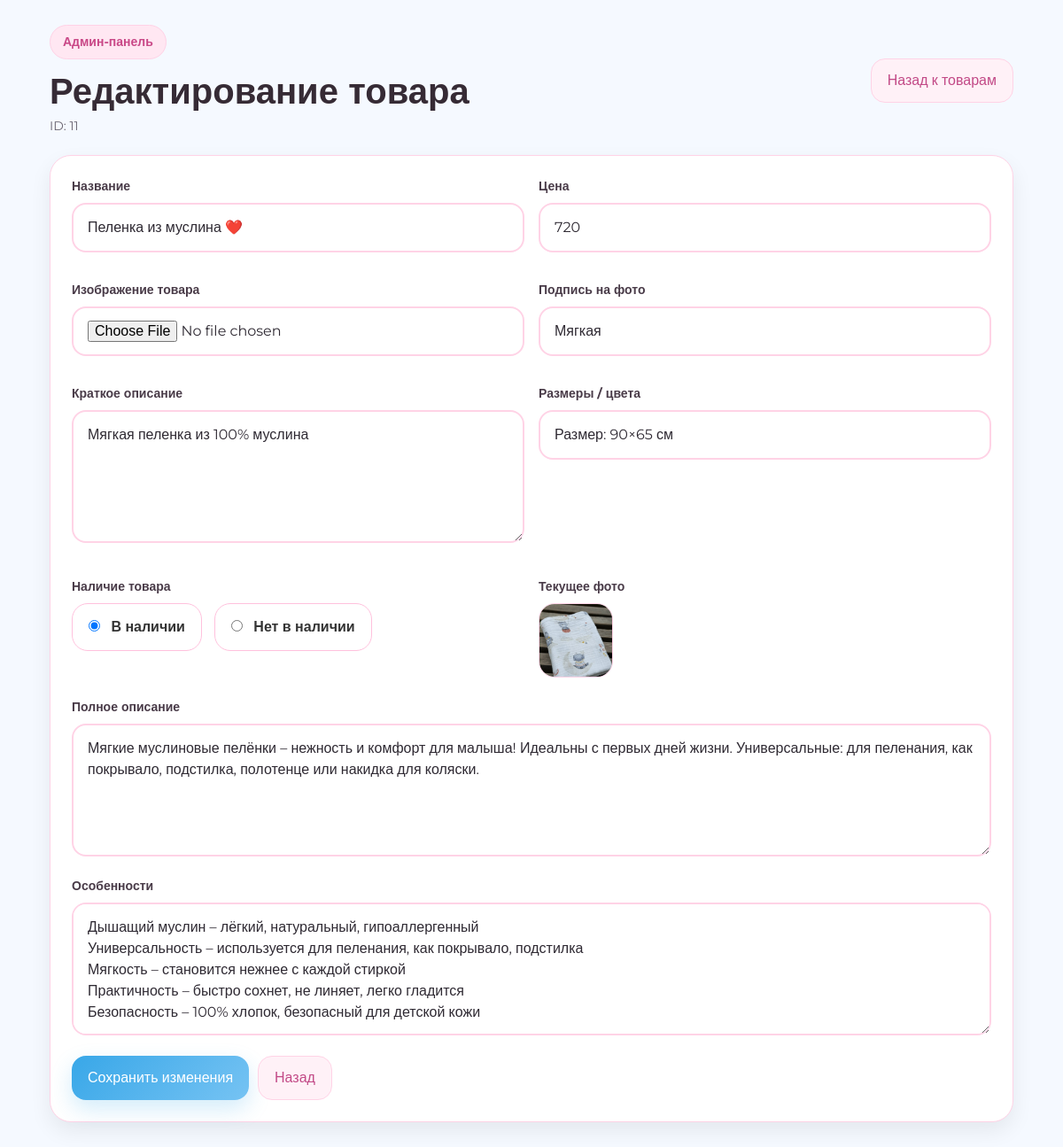
The app's page /admin/edit-product.php?id=11 (signed in), older data.
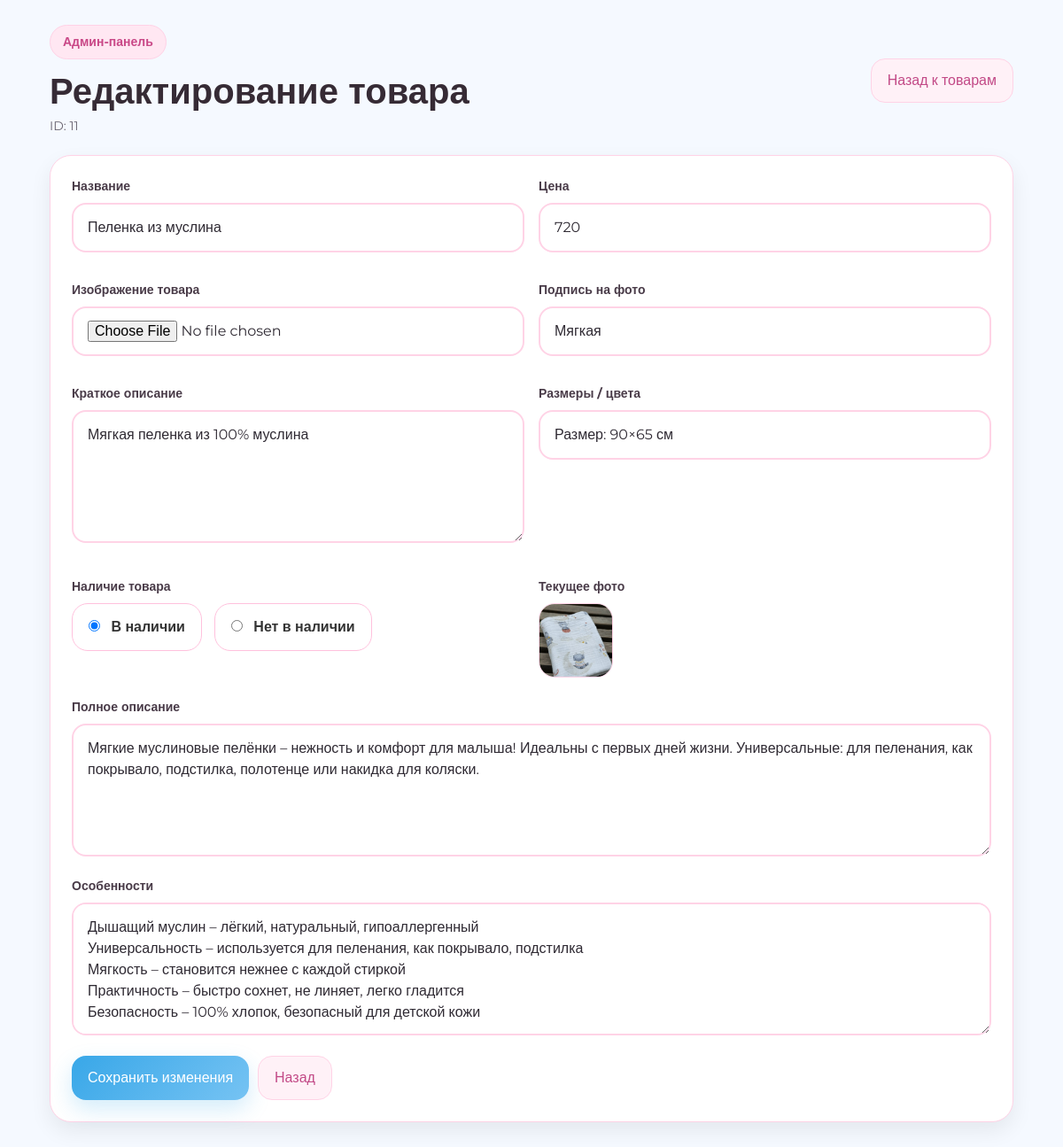
The same page, newer data.
### tables this page shows
CREATE TABLE IF NOT EXISTS products (
    id INT AUTO_INCREMENT PRIMARY KEY,
    title VARCHAR(255) NOT NULL,
    short_description TEXT,
    description TEXT,
    price INT NOT NULL DEFAULT 0,
    image VARCHAR(255) DEFAULT '',
    badge VARCHAR(100) DEFAULT '',
    sizes_text VARCHAR(255) DEFAULT '',
    status_text VARCHAR(100) DEFAULT 'В наличии',
    features TEXT,
    created_at TIMESTAMP DEFAULT CURRENT_TIMESTAMP,
    updated_at TIMESTAMP DEFAULT CURRENT_TIMESTAMP ON UPDATE CURRENT_TIMESTAMP
);

### admin/edit-product.php (the view, shortened to what this page needs)
<?php
require_once __DIR__ . '/../config/db.php';
$id = (int)($_GET['id'] ?? 0);
$stmt = $pdo->prepare('SELECT * FROM products WHERE id = ? LIMIT 1');
$stmt->execute([$id]);
$product = $stmt->fetch();
?>
<!doctype html><html lang="ru"><head><meta charset="utf-8"><meta name="viewport" content="width=device-width, initial-scale=1.0"><title>Редактировать товар</title><link href="https://fonts.googleapis.com/css2?family=Montserrat:wght@400;500;600;700&display=swap" rel="stylesheet"><link rel="stylesheet" href="../Style.css"><link rel="stylesheet" href="../assets/panel.css"></head><body class="panel-body"><div class="panel-shell"><div class="panel-topbar"><div><div class="brand-chip">Админ-панель</div><h1 class="panel-title" style="margin-top:14px">Редактирование товара</h1><div class="panel-subtitle">ID: <?= (int)$product['id'] ?></div></div><div class="panel-actions"><a class="btn btn-secondary" href="dashboard.php">Назад к товарам</a></div></div><?php if (!empty($_GET['saved'])): ?><div class="panel-alert panel-alert-success">Изменения сохранены</div><?php endif; ?><div class="panel-card"><form method="post" enctype="multipart/form-data"><div class="panel-grid"><label class="panel-field"><span class="panel-label">Название</span><input class="panel-input" name="title" value="<?= htmlspecialchars($product['title']) ?>" required></label><label class="panel-field"><span class="panel-label">Цена</span><input class="panel-input" name="price" type="number" min="0" value="<?= (int)$product['price'] ?>" required></label><label class="panel-field"><span class="panel-label">Изображение товара</span><input class="panel-input" name="image_file" type="file" accept="image/*"></label><label class="panel-field"><span class="panel-label">Подпись на фото</span><input class="panel-input" name="badge" value="<?= htmlspecialchars($product['badge']) ?>"></label><label class="panel-field"><span class="panel-label">Краткое описание</span><textarea class="panel-textarea" name="short_description"><?= htmlspecialchars($product['short_description']) ?></textarea></label><label class="panel-field"><span class="panel-label">Размеры / цвета</span><input class="panel-input" name="sizes_text" value="<?= htmlspecialchars($product['sizes_text']) ?>"></label><div class="panel-field"><span class="panel-label">Наличие товара</span><div class="radio-row"><label><input type="radio" name="status_text" value="В наличии" <?= $product['status_text'] === 'Нет в наличии' ? '' : 'checked' ?>> В наличии</label><label><input type="radio" name="status_text" value="Нет в наличии" <?= $product['status_text'] === 'Нет в наличии' ? 'checked' : '' ?>> Нет в наличии</label></div></div><?php if ($product['image']): ?><div class="panel-field"><span class="panel-label">Текущее фото</span><img class="preview" src="../<?= htmlspecialchars($product['image']) ?>" alt=""></div><?php endif; ?></div><label class="panel-field"><span class="panel-label">Полное описание</span><textarea class="panel-textarea" name="description"><?= htmlspecialchars($product['description']) ?></textarea></label><label class="panel-field"><span class="panel-label">Особенности</span><textarea class="panel-textarea" name="features"><?= htmlspecialchars($product['features']) ?></textarea></label><div class="panel-actions"><button class="btn btn-primary" type="submit">Сохранить изменения</button><a class="btn btn-secondary" href="dashboard.php">Назад</a></div></form></div></div></body></html>

Row changes from the older to the newer data that the page shows:
changed products "Мягкая": title "Пеленка из муслина ❤️" → "Пеленка из муслина"
